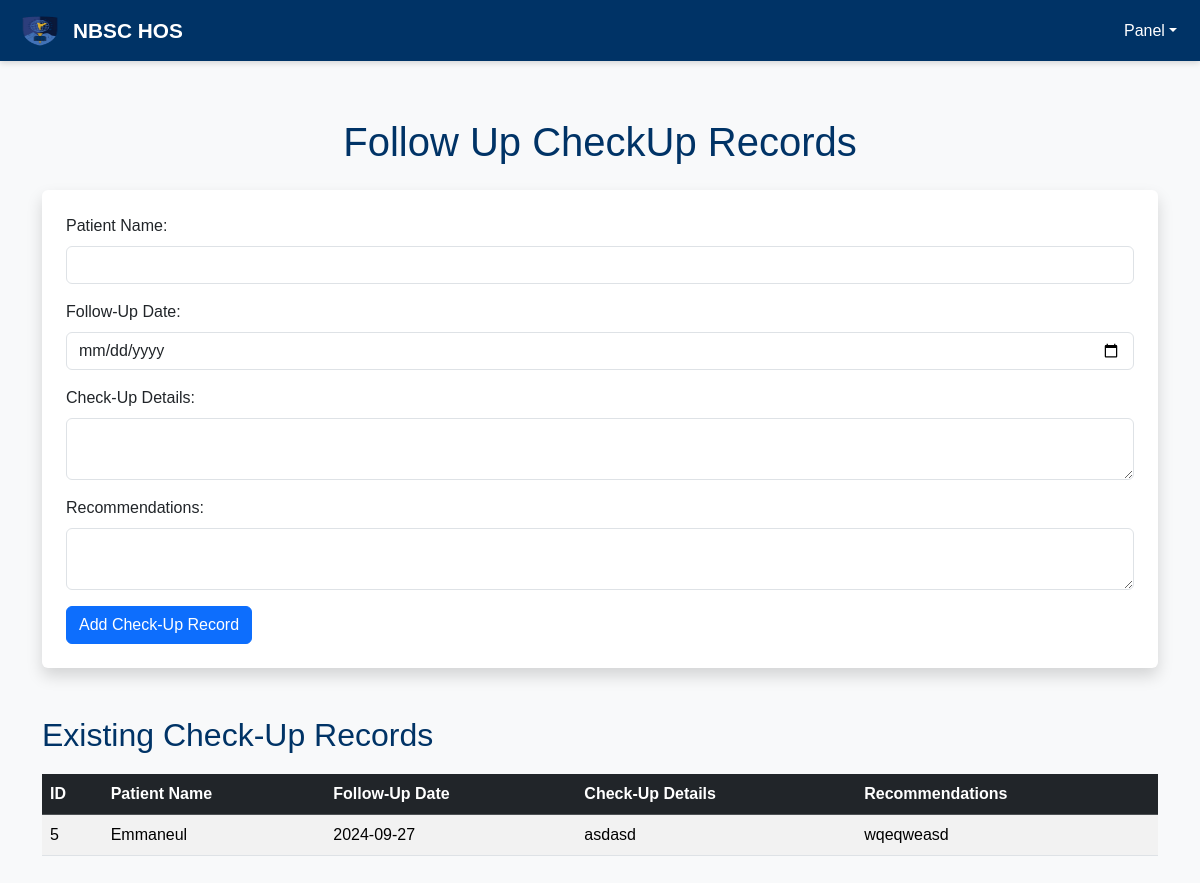
Screenshot of /nurse/follow_up_check_up.php with the database file from the repository.
### tables this page shows
CREATE TABLE `follow_up_checkup` (
  `id` int(11) NOT NULL,
  `follow_up_date` date DEFAULT NULL,
  `checkup_details` text DEFAULT NULL,
  `recommendations` text DEFAULT NULL,
  `patient_name` varchar(255) DEFAULT NULL,
  `patient_address` varchar(255) DEFAULT NULL
);

### nurse/follow_up_check_up.php (the view, shortened to what this page needs)
<?php
require_once '../config.php';
$sql = "SELECT * FROM follow_up_checkup";
$result = mysqli_query($link, $sql);
?>
<!DOCTYPE html>
<html lang="en">
<head>
    <link href="https://cdn.jsdelivr.net/npm/bootstrap@5.3.3/dist/css/bootstrap.min.css" rel="stylesheet">
    <link rel="stylesheet" href="../styles/followup.css">
</head>
<body class="bg-light">
    <nav class="navbar navbar-expand-lg navbar-dark navbar-custom">
        <a class="navbar-brand" href="#">
            <img src="../src/Nbsc_logo-removebg-preview.png" alt="NBSC HOS" width="50" height="50">
            NBSC HOS
        </a>
        <div class="collapse navbar-collapse" id="main_nav">
            <ul class="navbar-nav ms-auto mb-2 mb-lg-0">
                <li class="nav-item dropdown">
                    <a class="nav-link dropdown-toggle" href="#" id="navbarDropdown" role="button" data-bs-toggle="dropdown" aria-expanded="false">Panel</a>
                </li>
            </ul>
        </div>
    </nav>
    <div class="container my-5">
        <h1 class="text-center mb-4">Follow Up CheckUp Records</h1>
        <form method="POST" action="" class="bg-white p-4 rounded shadow">
            <div class="mb-3">
                <label for="patient_name" class="form-label">Patient Name:</label>
                <input type="text" class="form-control" name="patient_name" required>
            </div>
            <div class="mb-3">
                <label for="follow_up_date" class="form-label">Follow-Up Date:</label>
                <input type="date" class="form-control" name="follow_up_date" required>
            </div>
            <div class="mb-3">
                <label for="checkup_details" class="form-label">Check-Up Details:</label>
                <textarea class="form-control" name="checkup_details" required></textarea>
            </div>
            <div class="mb-3">
                <label for="recommendations" class="form-label">Recommendations:</label>
                <textarea class="form-control" name="recommendations" required></textarea>
            </div>
            <button type="submit" name="add_checkup" class="btn btn-primary">Add Check-Up Record</button>
        </form>
        <h2 class="mt-5">Existing Check-Up Records</h2>
        <div class="table-responsive">
            <table class="table table-striped table-hover">
                <thead class="table-dark">
                    <tr>
                        <th>ID</th>
                        <th>Patient Name</th>
                        <th>Follow-Up Date</th>
                        <th>Check-Up Details</th>
                        <th>Recommendations</th>
                    </tr>
                </thead>
                <tbody>
                    <?php if (mysqli_num_rows($result) > 0): ?>
                        <?php while($row = mysqli_fetch_assoc($result)): ?>
                            <tr>
                                <td><?php echo htmlspecialchars($row['id']); ?></td>
                                <td><?php echo htmlspecialchars($row['patient_name']); ?></td>
                                <td><?php echo htmlspecialchars($row['follow_up_date']); ?></td>
                                <td><?php echo htmlspecialchars($row['checkup_details']); ?></td>
                                <td><?php echo htmlspecialchars($row['recommendations']); ?></td>
                            </tr>
                        <?php endwhile; ?>
                    <?php else: ?>
                        <tr>
                            <td colspan="5" class="text-center">No records found</td>
                        </tr>
                    <?php endif; ?>
                </tbody>
            </table>
        </div>
    </div>
</body>
</html>

### styles/followup.css (style rules this page uses)
body { font-family: Arial, sans-serif; background-color: #f9f9f9; margin: 0; padding: 0; }
.table-responsive { margin-top: 20px; }
h1, h2 { color: #003366; margin-bottom: 10px; }
.navbar-custom { background-color: #003366; padding: 10px 15px; position: fixed; width: 100%; top: 0; z-index: 1000; box-shadow: 0 2px 6px rgba(0, 0, 0, 0.15); transition: background-color 0.3s ease; }
.navbar-brand { color: white; font-weight: bold; display: flex; align-items: center; font-size: 1.3rem; }
.navbar-brand img { margin-right: 8px; height: 30px; }
.navbar-nav .nav-link { color: white; font-size: 1rem; padding: 8px 12px; transition: color 0.3s ease; }
a { text-decoration: none; }
.container { padding-top: 70px; }

### rows the page displays
follow_up_checkup: id "5", patient_name "Emmaneul", follow_up_date "2024-09-27", checkup_details "asdasd", recommendations "wqeqweasd"
